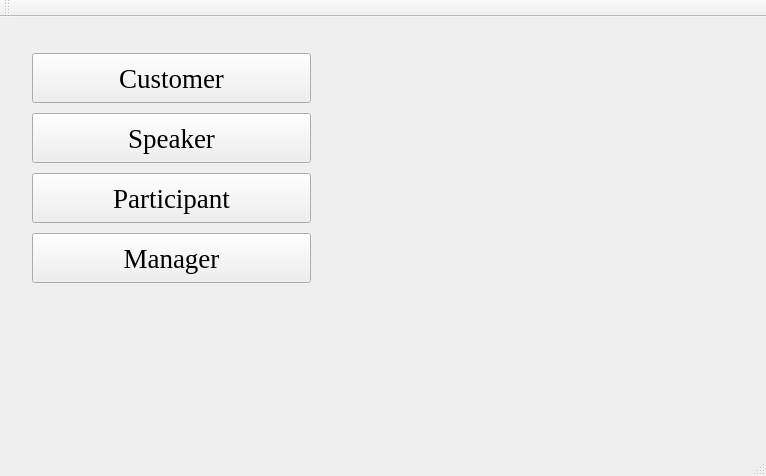
<?xml version="1.0" encoding="UTF-8"?>
<ui version="4.0">
 <class>MainWindow</class>
 <widget class="QMainWindow" name="MainWindow">
  <property name="geometry">
   <rect>
    <x>0</x>
    <y>0</y>
    <width>766</width>
    <height>476</height>
   </rect>
  </property>
  <property name="windowTitle">
   <string>Event Planner</string>
  </property>
  <widget class="QWidget" name="centralWidget">
   <widget class="QWidget" name="horizontalLayoutWidget">
    <property name="geometry">
     <rect>
      <x>0</x>
      <y>0</y>
      <width>761</width>
      <height>421</height>
     </rect>
    </property>
    <layout class="QHBoxLayout" name="hlMainView">
     <item>
      <widget class="QStackedWidget" name="vStackedWidget">
       <property name="currentIndex">
        <number>0</number>
       </property>
       <widget class="QWidget" name="Users">
        <widget class="QWidget" name="verticalLayoutWidget">
         <property name="geometry">
          <rect>
           <x>10</x>
           <y>10</y>
           <width>301</width>
           <height>261</height>
          </rect>
         </property>
         <layout class="QVBoxLayout" name="verticalLayout">
          <item>
           <widget class="QPushButton" name="bCustomer">
            <property name="minimumSize">
             <size>
              <width>200</width>
              <height>50</height>
             </size>
            </property>
            <property name="font">
             <font>
              <family>Times New Roman</family>
              <pointsize>20</pointsize>
             </font>
            </property>
            <property name="text">
             <string>Customer</string>
            </property>
           </widget>
          </item>
          <item>
           <widget class="QPushButton" name="bSpeaker">
            <property name="minimumSize">
             <size>
              <width>200</width>
              <height>50</height>
             </size>
            </property>
            <property name="font">
             <font>
              <family>Times New Roman</family>
              <pointsize>20</pointsize>
             </font>
            </property>
            <property name="text">
             <string>Speaker</string>
            </property>
           </widget>
          </item>
          <item>
           <widget class="QPushButton" name="bParticipant">
            <property name="minimumSize">
             <size>
              <width>200</width>
              <height>50</height>
             </size>
            </property>
            <property name="font">
             <font>
              <family>Times New Roman</family>
              <pointsize>20</pointsize>
             </font>
            </property>
            <property name="text">
             <string>Participant</string>
            </property>
           </widget>
          </item>
          <item>
           <widget class="QPushButton" name="bManager">
            <property name="minimumSize">
             <size>
              <width>200</width>
              <height>50</height>
             </size>
            </property>
            <property name="font">
             <font>
              <family>Times New Roman</family>
              <pointsize>20</pointsize>
             </font>
            </property>
            <property name="text">
             <string>Manager</string>
            </property>
           </widget>
          </item>
         </layout>
        </widget>
       </widget>
       <widget class="QWidget" name="Orders">
        <widget class="QWidget" name="verticalLayoutWidget_2">
         <property name="geometry">
          <rect>
           <x>620</x>
           <y>-1</y>
           <width>141</width>
           <height>421</height>
          </rect>
         </property>
         <layout class="QVBoxLayout" name="vlNewOrder">
          <item>
           <widget class="QPushButton" name="bNewOrder">
            <property name="minimumSize">
             <size>
              <width>0</width>
              <height>50</height>
             </size>
            </property>
            <property name="font">
             <font>
              <family>Times New Roman</family>
              <pointsize>20</pointsize>
             </font>
            </property>
            <property name="text">
             <string>New Order</string>
            </property>
           </widget>
          </item>
         </layout>
        </widget>
        <widget class="QWidget" name="verticalLayoutWidget_3">
         <property name="geometry">
          <rect>
           <x>0</x>
           <y>0</y>
           <width>621</width>
           <height>421</height>
          </rect>
         </property>
         <layout class="QVBoxLayout" name="vlOrderList"/>
        </widget>
       </widget>
       <widget class="QWidget" name="Order"/>
       <widget class="QWidget" name="Events"/>
       <widget class="QWidget" name="Options">
        <widget class="QWidget" name="verticalLayoutWidget_5">
         <property name="geometry">
          <rect>
           <x>-1</x>
           <y>-1</y>
           <width>241</width>
           <height>341</height>
          </rect>
         </property>
         <layout class="QVBoxLayout" name="vlOptionsLeft"/>
        </widget>
        <widget class="QWidget" name="verticalLayoutWidget_6">
         <property name="geometry">
          <rect>
           <x>239</x>
           <y>-1</y>
           <width>251</width>
           <height>341</height>
          </rect>
         </property>
         <layout class="QVBoxLayout" name="vlOptionCenter"/>
        </widget>
        <widget class="QWidget" name="verticalLayoutWidget_7">
         <property name="geometry">
          <rect>
           <x>489</x>
           <y>-1</y>
           <width>271</width>
           <height>341</height>
          </rect>
         </property>
         <layout class="QVBoxLayout" name="vlOptionRight"/>
        </widget>
        <widget class="QWidget" name="horizontalLayoutWidget_2">
         <property name="geometry">
          <rect>
           <x>-1</x>
           <y>340</y>
           <width>761</width>
           <height>80</height>
          </rect>
         </property>
         <layout class="QHBoxLayout" name="hlOptionBottom"/>
        </widget>
       </widget>
       <widget class="QWidget" name="Halls">
        <widget class="QWidget" name="verticalLayoutWidget_4">
         <property name="geometry">
          <rect>
           <x>0</x>
           <y>-10</y>
           <width>761</width>
           <height>431</height>
          </rect>
         </property>
         <layout class="QVBoxLayout" name="vlHalls"/>
        </widget>
       </widget>
       <widget class="QWidget" name="Hall"/>
       <widget class="QWidget" name="Participants"/>
       <widget class="QWidget" name="Calendar">
        <widget class="QWidget" name="gridLayoutWidget">
         <property name="geometry">
          <rect>
           <x>0</x>
           <y>0</y>
           <width>761</width>
           <height>421</height>
          </rect>
         </property>
         <layout class="QGridLayout" name="glCalendar"/>
        </widget>
       </widget>
       <widget class="QWidget" name="page_2"/>
      </widget>
     </item>
    </layout>
   </widget>
  </widget>
  <widget class="QMenuBar" name="menuBar">
   <property name="geometry">
    <rect>
     <x>0</x>
     <y>0</y>
     <width>766</width>
     <height>21</height>
    </rect>
   </property>
  </widget>
  <widget class="QToolBar" name="mainToolBar">
   <attribute name="toolBarArea">
    <enum>TopToolBarArea</enum>
   </attribute>
   <attribute name="toolBarBreak">
    <bool>false</bool>
   </attribute>
  </widget>
  <widget class="QStatusBar" name="statusBar"/>
 </widget>
 <layoutdefault spacing="6" margin="11"/>
 <resources/>
 <connections/>
</ui>
